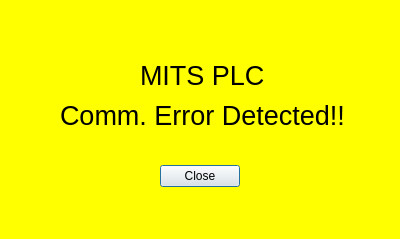
<ui version="4.0" >
 <class>Dialog</class>
 <widget class="QDialog" name="Dialog" >
  <property name="windowModality" >
   <enum>Qt::WindowModal</enum>
  </property>
  <property name="geometry" >
   <rect>
    <x>0</x>
    <y>0</y>
    <width>400</width>
    <height>239</height>
   </rect>
  </property>
  <property name="palette" >
   <palette>
    <active>
     <colorrole role="Text" >
      <brush brushstyle="SolidPattern" >
       <color alpha="255" >
        <red>0</red>
        <green>0</green>
        <blue>0</blue>
       </color>
      </brush>
     </colorrole>
     <colorrole role="ButtonText" >
      <brush brushstyle="SolidPattern" >
       <color alpha="255" >
        <red>0</red>
        <green>0</green>
        <blue>0</blue>
       </color>
      </brush>
     </colorrole>
     <colorrole role="Base" >
      <brush brushstyle="SolidPattern" >
       <color alpha="255" >
        <red>255</red>
        <green>255</green>
        <blue>255</blue>
       </color>
      </brush>
     </colorrole>
     <colorrole role="Window" >
      <brush brushstyle="SolidPattern" >
       <color alpha="255" >
        <red>255</red>
        <green>255</green>
        <blue>0</blue>
       </color>
      </brush>
     </colorrole>
    </active>
    <inactive>
     <colorrole role="Text" >
      <brush brushstyle="SolidPattern" >
       <color alpha="255" >
        <red>0</red>
        <green>0</green>
        <blue>0</blue>
       </color>
      </brush>
     </colorrole>
     <colorrole role="ButtonText" >
      <brush brushstyle="SolidPattern" >
       <color alpha="255" >
        <red>0</red>
        <green>0</green>
        <blue>0</blue>
       </color>
      </brush>
     </colorrole>
     <colorrole role="Base" >
      <brush brushstyle="SolidPattern" >
       <color alpha="255" >
        <red>255</red>
        <green>255</green>
        <blue>255</blue>
       </color>
      </brush>
     </colorrole>
     <colorrole role="Window" >
      <brush brushstyle="SolidPattern" >
       <color alpha="255" >
        <red>255</red>
        <green>255</green>
        <blue>0</blue>
       </color>
      </brush>
     </colorrole>
    </inactive>
    <disabled>
     <colorrole role="Text" >
      <brush brushstyle="SolidPattern" >
       <color alpha="255" >
        <red>118</red>
        <green>116</green>
        <blue>113</blue>
       </color>
      </brush>
     </colorrole>
     <colorrole role="ButtonText" >
      <brush brushstyle="SolidPattern" >
       <color alpha="255" >
        <red>118</red>
        <green>116</green>
        <blue>113</blue>
       </color>
      </brush>
     </colorrole>
     <colorrole role="Base" >
      <brush brushstyle="SolidPattern" >
       <color alpha="255" >
        <red>255</red>
        <green>255</green>
        <blue>0</blue>
       </color>
      </brush>
     </colorrole>
     <colorrole role="Window" >
      <brush brushstyle="SolidPattern" >
       <color alpha="255" >
        <red>255</red>
        <green>255</green>
        <blue>0</blue>
       </color>
      </brush>
     </colorrole>
    </disabled>
   </palette>
  </property>
  <property name="windowTitle" >
   <string>Dialog</string>
  </property>
  <widget class="QDialogButtonBox" name="buttonBox" >
   <property name="geometry" >
    <rect>
     <x>160</x>
     <y>160</y>
     <width>80</width>
     <height>32</height>
    </rect>
   </property>
   <property name="orientation" >
    <enum>Qt::Horizontal</enum>
   </property>
   <property name="standardButtons" >
    <set>QDialogButtonBox::Close</set>
   </property>
  </widget>
  <widget class="QLabel" name="label" >
   <property name="geometry" >
    <rect>
     <x>60</x>
     <y>90</y>
     <width>301</width>
     <height>51</height>
    </rect>
   </property>
   <property name="font" >
    <font>
     <pointsize>20</pointsize>
    </font>
   </property>
   <property name="text" >
    <string>Comm. Error Detected!!</string>
   </property>
  </widget>
  <widget class="QLabel" name="label_2" >
   <property name="geometry" >
    <rect>
     <x>140</x>
     <y>50</y>
     <width>134</width>
     <height>51</height>
    </rect>
   </property>
   <property name="palette" >
    <palette>
     <active>
      <colorrole role="Text" >
       <brush brushstyle="SolidPattern" >
        <color alpha="255" >
         <red>0</red>
         <green>0</green>
         <blue>0</blue>
        </color>
       </brush>
      </colorrole>
      <colorrole role="Base" >
       <brush brushstyle="SolidPattern" >
        <color alpha="255" >
         <red>255</red>
         <green>255</green>
         <blue>255</blue>
        </color>
       </brush>
      </colorrole>
      <colorrole role="Window" >
       <brush brushstyle="SolidPattern" >
        <color alpha="255" >
         <red>255</red>
         <green>255</green>
         <blue>0</blue>
        </color>
       </brush>
      </colorrole>
     </active>
     <inactive>
      <colorrole role="Text" >
       <brush brushstyle="SolidPattern" >
        <color alpha="255" >
         <red>0</red>
         <green>0</green>
         <blue>0</blue>
        </color>
       </brush>
      </colorrole>
      <colorrole role="Base" >
       <brush brushstyle="SolidPattern" >
        <color alpha="255" >
         <red>255</red>
         <green>255</green>
         <blue>255</blue>
        </color>
       </brush>
      </colorrole>
      <colorrole role="Window" >
       <brush brushstyle="SolidPattern" >
        <color alpha="255" >
         <red>255</red>
         <green>255</green>
         <blue>0</blue>
        </color>
       </brush>
      </colorrole>
     </inactive>
     <disabled>
      <colorrole role="Text" >
       <brush brushstyle="SolidPattern" >
        <color alpha="255" >
         <red>118</red>
         <green>116</green>
         <blue>113</blue>
        </color>
       </brush>
      </colorrole>
      <colorrole role="Base" >
       <brush brushstyle="SolidPattern" >
        <color alpha="255" >
         <red>255</red>
         <green>255</green>
         <blue>0</blue>
        </color>
       </brush>
      </colorrole>
      <colorrole role="Window" >
       <brush brushstyle="SolidPattern" >
        <color alpha="255" >
         <red>255</red>
         <green>255</green>
         <blue>0</blue>
        </color>
       </brush>
      </colorrole>
     </disabled>
    </palette>
   </property>
   <property name="font" >
    <font>
     <pointsize>20</pointsize>
    </font>
   </property>
   <property name="text" >
    <string>MITS PLC </string>
   </property>
  </widget>
 </widget>
 <resources/>
 <connections>
  <connection>
   <sender>buttonBox</sender>
   <signal>accepted()</signal>
   <receiver>Dialog</receiver>
   <slot>accept()</slot>
   <hints>
    <hint type="sourcelabel" >
     <x>248</x>
     <y>254</y>
    </hint>
    <hint type="destinationlabel" >
     <x>157</x>
     <y>274</y>
    </hint>
   </hints>
  </connection>
  <connection>
   <sender>buttonBox</sender>
   <signal>rejected()</signal>
   <receiver>Dialog</receiver>
   <slot>reject()</slot>
   <hints>
    <hint type="sourcelabel" >
     <x>316</x>
     <y>260</y>
    </hint>
    <hint type="destinationlabel" >
     <x>286</x>
     <y>274</y>
    </hint>
   </hints>
  </connection>
 </connections>
</ui>
